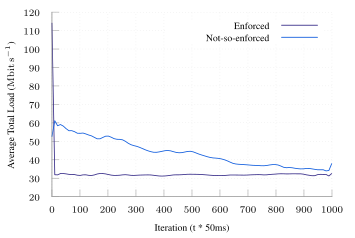

Recreate this plot in gnuplot.
set terminal tikz standalone color size 9cm,6cm font '\scriptsize' preamble '\usepackage{microtype} \usepackage{times} \usepackage[binary-units]{siunitx}'
set output "online-cond-prot.tex"

load "parula.pal"

set style line 102 lc rgb '#a0a0a0' lt 1 lw 1
set border ls 102
set colorbox border 102
set key textcolor rgb "black"
set tics textcolor rgb "black"
set label textcolor rgb "black"

set border 3
set grid x y
set xtics nomirror
set ytics nomirror

#set key autotitle columnhead
set datafile separator ","

set xlabel "Iteration (t * 50ms)"
set ylabel "Average Total Load (\\si{\\mega\\bit\\per\\second})"

# set yrange [-1.0:1.0]

plot '../results/online-avg.csv' u 1:4 every ::::1000 w lines smooth sbezier title "Enforced", \
     '../results/online-noprot-avg.csv' u 1:4 every ::::1000 w lines smooth sbezier title "Not-so-enforced"

set ylabel "Average Global Reward"

set output "online-cond-prot-reward.tex"
plot '../results/online-avg.csv' u 1:2 w lines smooth sbezier title "Enforced", \
     '../results/online-noprot-avg.csv' u 1:2 w lines smooth sbezier title "Not-so-enforced"

set ylabel "Ratio Legit Traffic Preserved"

set output "online-cond-prot-good.tex"
plot '../results/online-avg.csv' u 1:3 w lines smooth sbezier title "Enforced", \
     '../results/online-noprot-avg.csv' u 1:3 w lines smooth sbezier title "Not-so-enforced"
